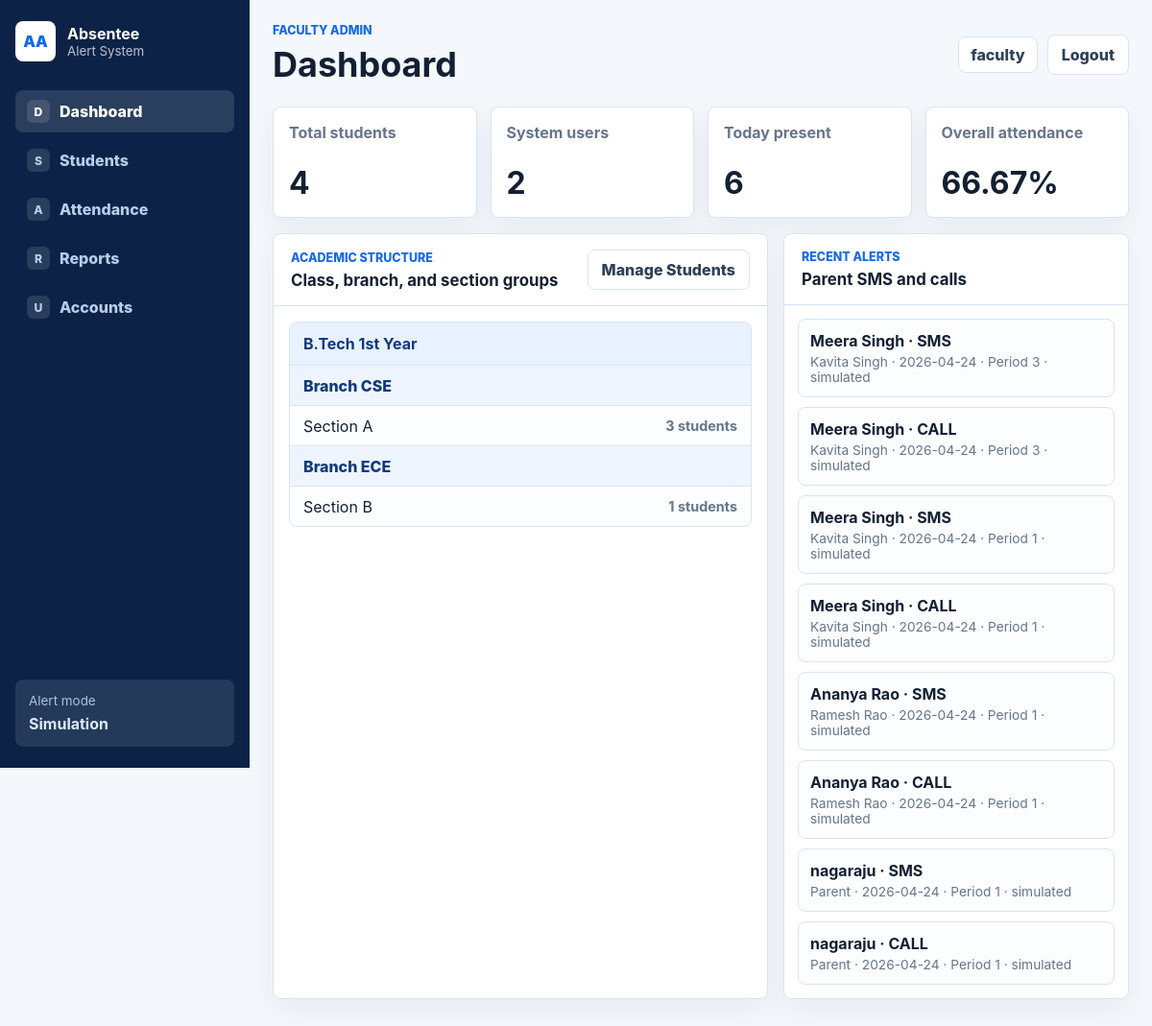
The app's page /dashboard (signed in) with its own data.
### tables this page shows
CREATE TABLE users (
                id INTEGER PRIMARY KEY AUTOINCREMENT,
                username TEXT NOT NULL UNIQUE,
                password TEXT NOT NULL,
                role TEXT NOT NULL CHECK(role IN ('faculty', 'student')),
                student_id INTEGER UNIQUE,
                created_at TEXT NOT NULL DEFAULT CURRENT_TIMESTAMP,
                FOREIGN KEY(student_id) REFERENCES students(id) ON DELETE CASCADE
            );

CREATE TABLE classes (
                id INTEGER PRIMARY KEY AUTOINCREMENT,
                name TEXT NOT NULL,
                year INTEGER NOT NULL UNIQUE CHECK(year BETWEEN 1 AND 4)
            );

CREATE TABLE students (
                id INTEGER PRIMARY KEY AUTOINCREMENT,
                name TEXT NOT NULL,
                roll TEXT NOT NULL UNIQUE,
                "class" INTEGER NOT NULL,
                section INTEGER NOT NULL,
                parent_phone TEXT NOT NULL,
                created_at TEXT NOT NULL DEFAULT CURRENT_TIMESTAMP, branch TEXT NOT NULL DEFAULT 'CSE', parent_name TEXT NOT NULL DEFAULT 'Parent',
                FOREIGN KEY("class") REFERENCES classes(id) ON DELETE RESTRICT,
                FOREIGN KEY(section) REFERENCES sections(id) ON DELETE RESTRICT
            );

CREATE TABLE alerts (
                id INTEGER PRIMARY KEY AUTOINCREMENT,
                student_id INTEGER NOT NULL,
                attendance_id INTEGER,
                date TEXT NOT NULL,
                period INTEGER NOT NULL,
                channel TEXT NOT NULL CHECK(channel IN ('sms', 'call')),
                status TEXT NOT NULL,
                message TEXT NOT NULL,
                provider_response TEXT,
                created_at TEXT NOT NULL DEFAULT CURRENT_TIMESTAMP,
                FOREIGN KEY(student_id) REFERENCES students(id) ON DELETE CASCADE,
                FOREIGN KEY(attendance_id) REFERENCES attendance(id) ON DELETE SET NULL
            );

### app.py (the view)
@app.route("/dashboard")
@login_required("faculty")
def faculty_dashboard():
    with get_db() as conn:
        total_students = conn.execute("SELECT COUNT(*) AS count FROM students").fetchone()["count"]
        total_users = conn.execute("SELECT COUNT(*) AS count FROM users").fetchone()["count"]
        today_summary = attendance_summary(conn, attendance_date=date.today().isoformat())
        overall_summary = attendance_summary(conn)
        alerts = get_recent_alerts(conn, 8)
        groups = grouped_students(conn)
    return render_template(
        "dashboard.html",
        view="dashboard",
        total_students=total_students,
        total_users=total_users,
        today_summary=today_summary,
        overall_summary=overall_summary,
        alerts=alerts,
        groups=groups,
    )

### app.py (called while the page is built)
def get_db() -> sqlite3.Connection:
    conn = sqlite3.connect(DB_PATH)
    conn.row_factory = sqlite3.Row
    conn.execute("PRAGMA foreign_keys = ON")
    return conn

def rows_to_dicts(rows: list[sqlite3.Row]) -> list[dict[str, Any]]:
    return [dict(row) for row in rows]

def current_user() -> dict[str, Any] | None:
    user_id = session.get("user_id")
    if not user_id:
        return None
    with get_db() as conn:
        user = conn.execute(
            "SELECT id, username, role, student_id FROM users WHERE id = ?",
            (user_id,),
        ).fetchone()
    if not user:
        session.clear()
        return None
    return dict(user)

def login_required(role: str | None = None):
    def decorator(view):
        @wraps(view)
        def wrapped(*args, **kwargs):
            user = current_user()
            if not user:
                flash("Please log in to continue.", "error")
                return redirect(url_for("login", role=role or "faculty"))
            if role and user["role"] != role:
                flash("You do not have access to that page.", "error")
                return redirect(url_for("home"))
            return view(*args, **kwargs)
        return wrapped
    return decorator

def get_students(
    conn: sqlite3.Connection,
    class_id: int | None = None,
    section_id: int | None = None,
    branch: str | None = None,
) -> list[dict[str, Any]]:
    filters: list[str] = []
    params: list[Any] = []
    if class_id:
        filters.append('s."class" = ?')
        params.append(class_id)
    if section_id:
        filters.append("s.section = ?")
        params.append(section_id)
    if branch:
        filters.append("s.branch = ?")
        params.append(branch)
    sql = student_query()
    if filters:
        sql += " WHERE " + " AND ".join(filters)
    sql += " ORDER BY cls.year, sec.section_name, s.roll COLLATE NOCASE"
    return rows_to_dicts(conn.execute(sql, params).fetchall())

def twilio_ready() -> bool:
    return bool(
        Client
        and os.environ.get("TWILIO_ACCOUNT_SID")
        and os.environ.get("TWILIO_AUTH_TOKEN")
        and os.environ.get("TWILIO_FROM_NUMBER")
    )

def alert_mode() -> str:
    return "Live Twilio" if twilio_ready() else "Simulation"

@app.context_processor
def inject_globals() -> dict[str, Any]:
    return {
        "current_user": current_user(),
        "alert_mode": alert_mode(),
        "today": date.today().isoformat(),
    }

### templates/dashboard.html (shortened to what this page needs)
<!doctype html>
<html lang="en">
  <head>
    <link rel="stylesheet" href="{{ url_for('static', filename='style.css') }}">
  </head>
  <body>
    <div class="app-shell">
      <aside class="sidebar">
        <a class="brand-lockup compact" href="{{ url_for('faculty_dashboard') }}">
          <span class="brand-mark">AA</span>
          <span>
            <strong>Absentee</strong>
            <small>Alert System</small>
          </span>
        </a>
        <nav class="sidebar-nav">
          <a class="{{ 'active' if view == 'dashboard' else '' }}" href="{{ url_for('faculty_dashboard') }}"><span class="nav-icon">D</span>Dashboard</a>
          <a href="{{ url_for('students') }}"><span class="nav-icon">S</span>Students</a>
          <a href="{{ url_for('attendance') }}"><span class="nav-icon">A</span>Attendance</a>
          <a class="{{ 'active' if view == 'reports' else '' }}" href="{{ url_for('reports') }}"><span class="nav-icon">R</span>Reports</a>
          <a href="{{ url_for('accounts') }}"><span class="nav-icon">U</span>Accounts</a>
        </nav>
        <div class="mode-card">
          <span>Alert mode</span>
          <strong>{{ alert_mode }}</strong>
        </div>
      </aside>
      <main class="main-content">
        <header class="topbar">
          <div>
            <p class="eyebrow">Faculty Admin</p>
            <h1>{{ "Reports" if view == "reports" else "Dashboard" }}</h1>
          </div>
          <div class="topbar-actions">
            <span class="user-chip">{{ current_user.username }}</span>
            <a class="btn ghost" href="{{ url_for('logout') }}">Logout</a>
          </div>
        </header>
        {% if view == "dashboard" %}
          <section class="metric-grid">
            <article class="metric-card">
              <span>Total students</span>
              <strong>{{ total_students }}</strong>
            </article>
            <article class="metric-card">
              <span>System users</span>
              <strong>{{ total_users }}</strong>
            </article>
            <article class="metric-card">
              <span>Today present</span>
              <strong>{{ today_summary.present }}</strong>
            </article>
            <article class="metric-card">
              <span>Overall attendance</span>
              <strong>{{ overall_summary.percentage }}%</strong>
            </article>
          </section>
          <section class="two-column">
            <article class="panel">
              <div class="panel-title">
                <div>
                  <p>Academic structure</p>
                  <h2>Class, branch, and section groups</h2>
                </div>
                <a class="btn secondary" href="{{ url_for('students') }}">Manage Students</a>
              </div>
              {% if groups %}
                <div class="group-stack">
                  {% for group in groups %}
                    <div class="class-group">
                      <div class="group-heading">
                        <strong>{{ group.class_name }}</strong>
                      </div>
                      {% for branch in group.branches %}
                        <div class="section-line branch-line">
                          <span>Branch {{ branch.branch }}</span>
                        </div>
                        {% for section in branch.sections %}
                          <div class="section-line">
                            <span>Section {{ section.section_name }}</span>
                            <strong>{{ section.students|length }} students</strong>
                          </div>
                        {% endfor %}
                      {% endfor %}
                    </div>
                  {% endfor %}
                </div>
              {% else %}
                <div class="empty-state">No students added yet.</div>
              {% endif %}
            </article>
            <article class="panel">
              <div class="panel-title">
                <div>
                  <p>Recent alerts</p>
                  <h2>Parent SMS and calls</h2>
                </div>
              </div>
              {% if alerts %}
                <div class="activity-list">
                  {% for alert in alerts %}
                    <div class="activity-item">
                      <strong>{{ alert.name }} · {{ alert.channel|upper }}</strong>
                      <span>{{ alert.parent_name }} · {{ alert.date }} · Period {{ alert.period }} · {{ alert.status }}</span>
                    </div>
                  {% endfor %}
                </div>
              {% else %}
                <div class="empty-state">No absence alerts have been sent yet.</div>
              {% endif %}
            </article>
          </section>
        {% endif %}
      </main>
    </div>
  </body>
</html>

### records on screen
users: username "faculty"
classes: class_name "B.Tech 1st Year"
students: branch "CSE", section_name "A", students|length "3"
students: branch "ECE", section_name "B", students|length "1"
alerts: name "Meera Singh", channel "SMS", parent_name "Kavita Singh", date "2026-04-24", period "3", status "simulated"
alerts: name "Meera Singh", channel "CALL", parent_name "Kavita Singh", date "2026-04-24", period "3", status "simulated"
alerts: name "Meera Singh", channel "SMS", parent_name "Kavita Singh", date "2026-04-24", period "1", status "simulated"
alerts: name "Meera Singh", channel "CALL", parent_name "Kavita Singh", date "2026-04-24", period "1", status "simulated"
alerts: name "Ananya Rao", channel "SMS", parent_name "Ramesh Rao", date "2026-04-24", period "1", status "simulated"
alerts: name "Ananya Rao", channel "CALL", parent_name "Ramesh Rao", date "2026-04-24", period "1", status "simulated"
alerts: name "nagaraju", channel "SMS", parent_name "Parent", date "2026-04-24", period "1", status "simulated"
alerts: name "nagaraju", channel "CALL", parent_name "Parent", date "2026-04-24", period "1", status "simulated"

### other values on screen
{{ alert_mode }} "Simulation"
{{ "Reports" if view == "reports" else "Dashboard" }} "Dashboard"
{{ total_students }} "4"
{{ total_users }} "2"
{{ today_summary.present }} "6"
{{ overall_summary.percentage }} "66.67"
